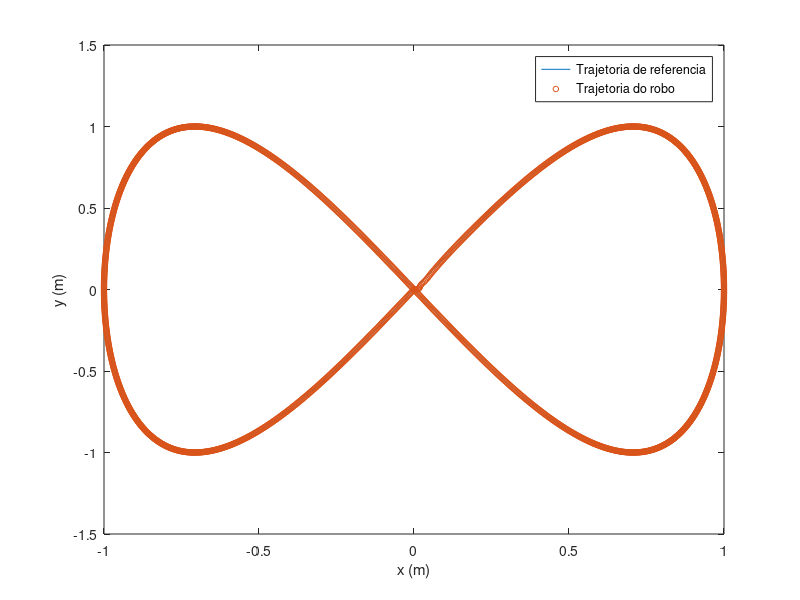
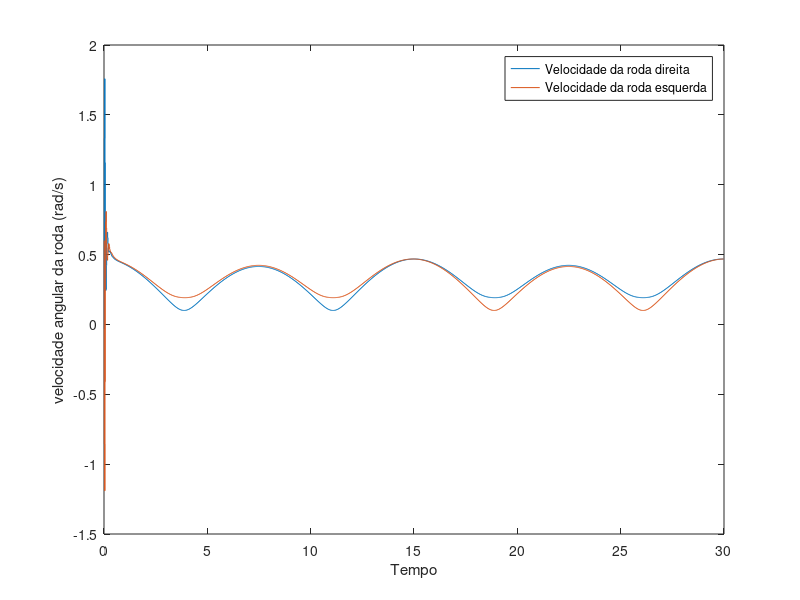

Reproduce these figures in MATLAB, in order.
%clear

% Tempo de amostragem
Ts = 0.016; % tempo de loop do sistema da unball

% Tempo de simulacao
t = 0:Ts:30;

% Limite fisico robo
R = 0.03; %raio da roda = 3cm
L = 0.075; %distancia entre as rodas = 7.5cm
wrodas_lim = 1.2/R

% Media movel
beta = 1;
noise = 0.00; % Set to experiment with noise (e.g. 0.001)

% Trajetoria
ganho = 1;
freq = 2*pi/30;
traj = [ganho*sin(freq*t); ganho*sin(2*freq*t)];

% Definicao do sistema
G = [0 1 0 0;
     0 0 0 0;
     0 0 0 1;
     0 0 0 0];

H = [0 0;
     1 0;
     0 0;
     0 1];
 
C = [1 1 0 0];
 
discSys = c2d(ss(G,H,C,0), Ts);

real = 10;
im = 0;

% Calculo da matriz de ganho K
cont_poles = [-real + im*1i, -real - im*1i, -2*real + im*1i, -2*real - im*1i];
disc_poles = [pol2cart(im*Ts, abs(exp(-real*Ts)));
              pol2cart(-im*Ts, abs(exp(-real*Ts)));
              pol2cart(im*Ts, abs(exp(-2*real*Ts)));
              pol2cart(-im*Ts, abs(exp(-2*real*Ts)))];

Kc = place(G, H, cont_poles);
Kd = place(discSys.A, discSys.B, disc_poles)

% Condicao inicial
i_pose = [0, 0, 0];
i_vel = [0.5, 0.5];

% Set das variaveis do primeiro loop
x_pos = i_pose(1);
y_pos = i_pose(2);
theta = i_pose(3);
x_vel = i_vel(1);
y_vel = i_vel(2);

x_vel_ref_prev = x_vel;
y_vel_ref_prev = y_vel;

robot_x_pos = [];
robot_y_pos = [];

control_signal_v = [];
signal_wR = [];
signal_wL = [];

% Loop de simulacao
for k = 2:length(t)
    robot_x_pos = [robot_x_pos; x_pos];
    robot_y_pos = [robot_y_pos; y_pos];
    
    % Calculo das referencias por loop
    x_pos_ref = traj(1,k);
    y_pos_ref = traj(2,k);
    x_vel_ref  = (x_pos_ref - traj(1,k-1))/Ts;
    y_vel_ref  = (y_pos_ref - traj(2,k-1))/Ts;
    
    % Calculo dos estados (erros)
    z_e = [x_pos_ref - x_pos;
           x_vel_ref - x_vel;
           y_pos_ref - y_pos;
           y_vel_ref - y_vel];
      
    % Calculo das aceleraçoes de referencia
    x_a_ref = (x_vel_ref - x_vel_ref_prev)/Ts;
    y_a_ref = (y_vel_ref - y_vel_ref_prev)/Ts;
    
    
    % Lei de controle
    mid_u = Kd*z_e + [x_a_ref; y_a_ref];
    
    % Calculo da matriz F
    v = sqrt((x_vel)^2 + (y_vel)^2);
    F = [cos(theta) -v*sin(theta);
         sin(theta) v*cos(theta)]; 
    final_u = F^(-1)*mid_u;
    
    % Entrada no robo
    v = final_u(1)*Ts + v; % integra dv
    w = final_u(2);
    
    % Limite fisico do robo
    wR = (2*v + L*w)/2;
    wL = (2*v - L*w)/2;
        
    if wR > wrodas_lim
        wR = wrodas_lim;
    end
    
    if wL > wrodas_lim
        wL = wrodas_lim;
    end
   
    signal_wR = [signal_wR; wR];
    signal_wL = [signal_wL; wL];
    
    % Transforma de volta da velocidade das rodas pro robô pra garantir veracidade do calculo
    v = (wR + wL)/2; 
    w = (wR - wL)/L;
    
    control_signal_v = [control_signal_v; v];
    
    robot_input = [v; w];
    robot_cinematic = [cos(theta) 0;
                       sin(theta) 0;
                                0 1];
    dout_robot = robot_cinematic * robot_input;
    dout_robot = (dout_robot + randn(3,1)*noise); % adicionando noise pra simular erro de amostragem
    
    % "Leitura" dos estados do robô (integrando a saída)
    out_robot = [x_pos + Ts*dout_robot(1);
                 y_pos + Ts*dout_robot(2);
                 theta + Ts*dout_robot(3)];
    out_robot = (out_robot + randn(3,1)*noise); % adicionando noise pra simular erro de amostragem

    
    x_vel = (dout_robot(1)*(1 + beta) + x_vel*(1 - beta))/2;
    y_vel = (dout_robot(2)*(1 + beta) + y_vel*(1 - beta))/2;
     
    x_pos = (out_robot(1)*(1 + beta) + x_pos*(1 - beta))/2;
    y_pos = (out_robot(2)*(1 + beta) + y_pos*(1 - beta))/2;
    theta = (out_robot(3)*(1 + beta) + theta*(1 - beta))/2;
    
    x_vel_ref_prev = x_vel_ref;
    y_vel_ref_prev = y_vel_ref;
    
end


figure(1)
plot(traj(1,:), traj(2,:));
hold on
plot(robot_x_pos, robot_y_pos, "o",'MarkerSize', 4);
hold off
legend("Trajetoria de referencia", "Trajetoria do robo");
xlabel("x (m)")
ylabel("y (m)")

figure(2)
stairs(t(1:length(t)-1), signal_wR)
hold on
stairs(t(1:length(t)-1), signal_wL)
hold off
legend("Velocidade da roda direita", "Velocidade da roda esquerda");
ylabel("velocidade angular da roda (rad/s)")
xlabel("Tempo")
